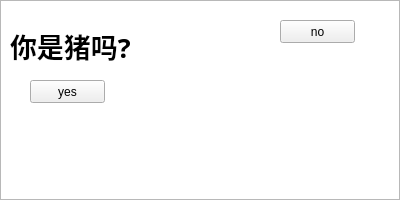
<?xml version="1.0" encoding="UTF-8"?>
<ui version="4.0">
 <class>MainWindow</class>
 <widget class="QMainWindow" name="MainWindow">
  <property name="geometry">
   <rect>
    <x>0</x>
    <y>0</y>
    <width>400</width>
    <height>200</height>
   </rect>
  </property>
  <property name="maximumSize">
   <size>
    <width>400</width>
    <height>200</height>
   </size>
  </property>
  <property name="windowTitle">
   <string>嘿嘿</string>
  </property>
  <property name="windowIcon">
   <iconset resource="picture.qrc">
    <normaloff>:/pic/Christmas Star.ico</normaloff>:/pic/Christmas Star.ico</iconset>
  </property>
  <property name="styleSheet">
   <string notr="true"/>
  </property>
  <widget class="QWidget" name="centralwidget">
   <widget class="QPushButton" name="yes">
    <property name="geometry">
     <rect>
      <x>30</x>
      <y>80</y>
      <width>75</width>
      <height>23</height>
     </rect>
    </property>
    <property name="text">
     <string>yes</string>
    </property>
   </widget>
   <widget class="QListView" name="listView">
    <property name="geometry">
     <rect>
      <x>0</x>
      <y>0</y>
      <width>400</width>
      <height>200</height>
     </rect>
    </property>
    <property name="maximumSize">
     <size>
      <width>400</width>
      <height>200</height>
     </size>
    </property>
    <property name="styleSheet">
     <string notr="true">border-image: url(:/pic/Snipaste_2020-12-01_17-49-55.png);</string>
    </property>
   </widget>
   <widget class="QPushButton" name="no">
    <property name="geometry">
     <rect>
      <x>280</x>
      <y>20</y>
      <width>75</width>
      <height>23</height>
     </rect>
    </property>
    <property name="text">
     <string>no</string>
    </property>
   </widget>
   <widget class="QLabel" name="label">
    <property name="geometry">
     <rect>
      <x>10</x>
      <y>10</y>
      <width>141</width>
      <height>71</height>
     </rect>
    </property>
    <property name="font">
     <font>
      <family>仿宋</family>
      <pointsize>20</pointsize>
      <bold>true</bold>
     </font>
    </property>
    <property name="cursor">
     <cursorShape>PointingHandCursor</cursorShape>
    </property>
    <property name="mouseTracking">
     <bool>true</bool>
    </property>
    <property name="text">
     <string>你是猪吗?</string>
    </property>
   </widget>
   <zorder>listView</zorder>
   <zorder>label</zorder>
   <zorder>no</zorder>
   <zorder>yes</zorder>
  </widget>
 </widget>
 <resources>
  <include location="picture.qrc"/>
 </resources>
 <connections/>
</ui>
